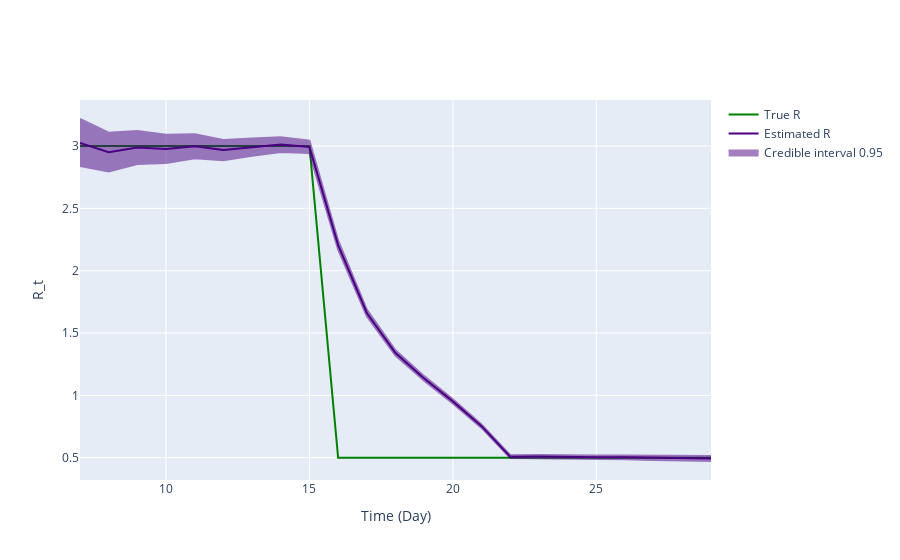

The code cell stored with this chart in its notebook:
### Code cell
fig = ReproductionNumberPlot()

fig.add_ground_truth_rt(ground_truth)
fig.add_interval_rt(interval)

fig.update_labels(time_label='Time (Day)', r_label='R_t')

fig.show_figure()

### Figure 1 — Plotly figure (JSON) as saved in the notebook; plotly's stock layout.template omitted (floating-point values rounded to 4 significant figures)
{"data": [{"line": {"color": "green"}, "mode": "lines", "name": "True R", "type": "scatter", "x": [7, 8, 9, 10, 11, 12, 13, 14, 15, 16, 17, 18, 19, 20, 21, 22, 23, 24, 25, 26, 27, 28, 29], "y": [3, 3, 3, 3, 3, 3, 3, 3, 3, 0.5, 0.5, 0.5, 0.5, 0.5, 0.5, 0.5, 0.5, 0.5, 0.5, 0.5, 0.5, 0.5, 0.5]}, {"line": {"color": "indigo"}, "mode": "lines", "name": "Estimated R", "type": "scatter", "x": [7, 8, 9, 10, 11, 12, 13, 14, 15, 16, 17, 18, 19, 20, 21, 22, 23, 24, 25, 26, 27, 28, 29], "y": [3.025, 2.95, 2.987, 2.976, 2.997, 2.967, 2.99, 3.011, 2.993, 2.206, 1.661, 1.34, 1.136, 0.9518, 0.7531, 0.5085, 0.5092, 0.5038, 0.5037, 0.5028, 0.4989, 0.4938, 0.494]}, {"fill": "toself", "fillcolor": "indigo", "line": {"color": "indigo"}, "mode": "lines", "name": "Credible interval 0.95", "opacity": 0.5, "type": "scatter", "x": [7, 8, 9, 10, 11, 12, 13, 14, 15, 16, 17, 18, 19, 20, 21, 22, 23, 24, 25, 26, 27, 28, 29, 29, 28, 27, 26, 25, 24, 23, 22, 21, 20, 19, 18, 17, 16, 15, 14, 13, 12, 11, 10, 9, 8, 7], "y": [3.217, 3.107, 3.121, 3.09, 3.094, 3.049, 3.06, 3.07, 3.043, 2.242, 1.688, 1.361, 1.154, 0.9682, 0.7673, 0.5204, 0.5215, 0.517, 0.5182, 0.5187, 0.5162, 0.5127, 0.5147, 0.4737, 0.4753, 0.4819, 0.4872, 0.4894, 0.4908, 0.4971, 0.4968, 0.7389, 0.9357, 1.117, 1.318, 1.634, 2.17, 2.943, 2.953, 2.922, 2.887, 2.902, 2.865, 2.856, 2.797, 2.839]}], "layout": {"hovermode": "x unified", "xaxis": {"title": {"text": "Time (Day)"}}, "yaxis": {"title": {"text": "R_t"}}}}
